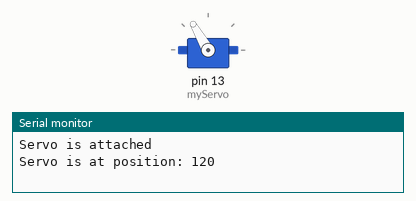
Bench run of a sketch on a simulated Arduino Uno, built with avr-gcc and run on an emulated ATmega328P. On the bench: servo, the last lines printed to the serial monitor.

Above: at 0.05 s.
At 2.1 s:
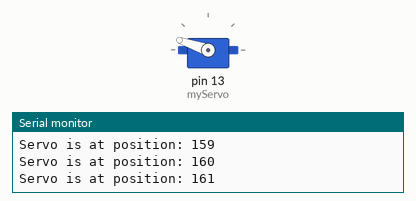
At 3.15 s:
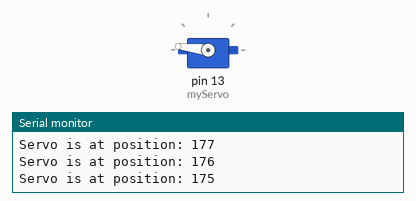
At 4.2 s:
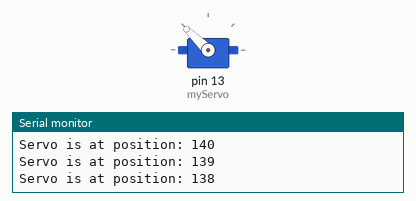
Timing chart, 0 to 6.1 s (numbered marks = the images above):
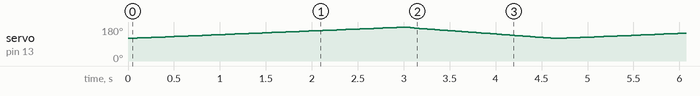

The sketch:

wipers.ino
```cpp
#include <Servo.h> //tells the compiler to use the Servo library
Servo myServo; // create a servo object or variable

//This works like variable declaration, but it has its own commands
//Commands and Library here: http://arduino.cc/en/reference/servo

void setup()
{
    Serial.begin(9600);
    myServo.attach(13);  //Associates servo with pin 9
    //myServo.detach(9); //disassociates servo with pin 9
    if (myServo.attached()) //*.attached() throws true if servo is attached
        Serial.println("Servo is attached");
    else
        Serial.println("Servo is not attached");
}

void loop()
{
for(int degree = 120; degree <= 179; degree++)
    {
    myServo.write(degree); //*.write(int) sets degree position of servo
    Serial.print("Servo is at position: ");
    Serial.println(myServo.read()); //*.read() returns the last value sent to the servo
    delay(50);
    }

for(int degree = 179; degree >= 120; degree--)
    {
    myServo.write(degree);
    Serial.print("Servo is at position: ");
    Serial.println(myServo.read());
    delay(15);
    }
}
```
